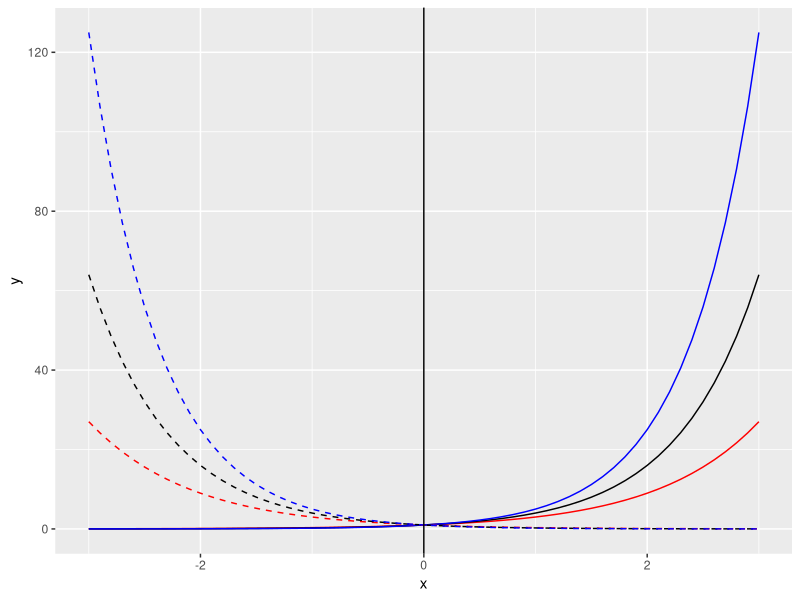
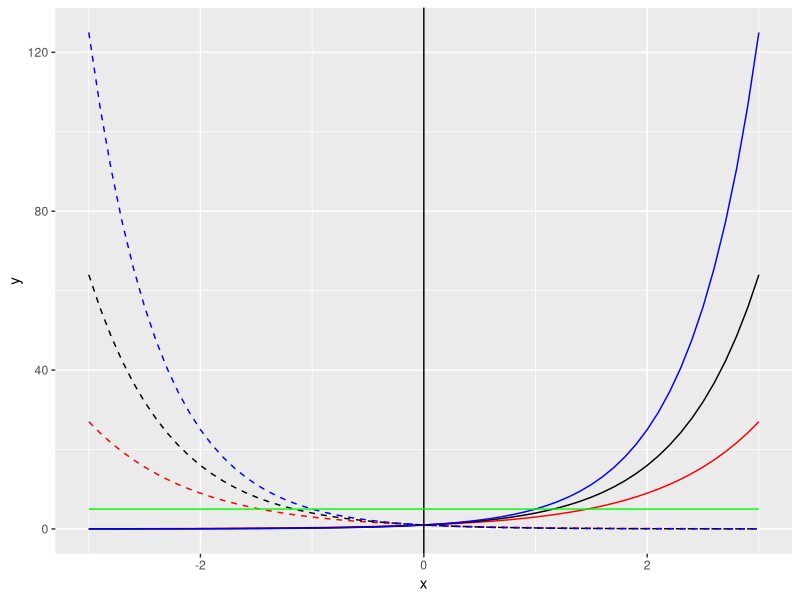
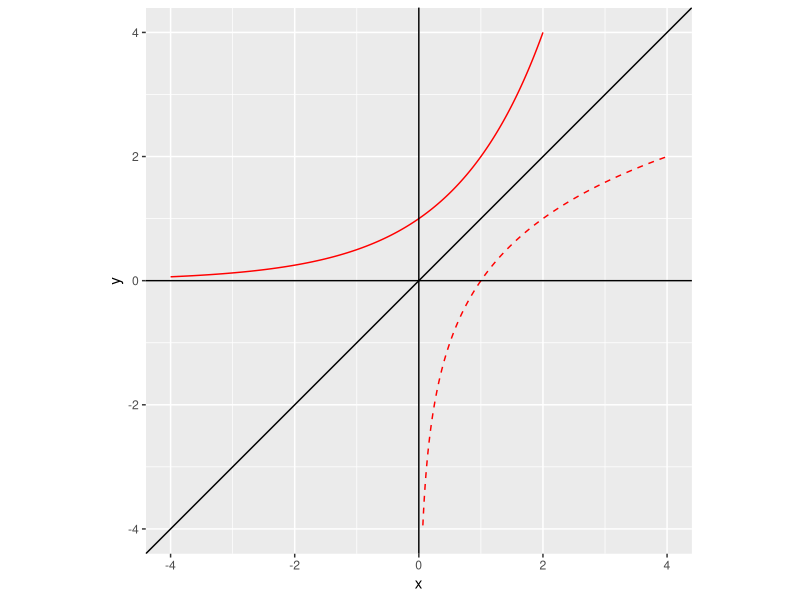

R code for these plots, in order:
## ---- chunk 1
knitr::opts_chunk$set(echo = TRUE, fig.align = 'center')
## ---- chunk 2
library(tidyverse)

exponential <- function(x, a, b){
  return(a * (b ** x))
}

data <- tibble(
  x = seq(-3, 3, 0.1),
  y1 = exponential(x, a = 1, b = 3),
  y2 = exponential(x, a = 1, b = 4),
  y3 = exponential(x, a = 1, b = 5),
  y4 = exponential(x, a = 1, b = 1/3),
  y5 = exponential(x, a = 1, b = 1/4),
  y6 = exponential(x, a = 1, b = 1/5)
)

exp_plot <- ggplot(data, aes(x = x)) +
  geom_line(aes(y = y1), col = "red") +
  geom_line(aes(y = y2), col = "black") +
  geom_line(aes(y = y3), col = "blue") +
  geom_line(aes(y = y4), col = "red", linetype = "dashed") +
  geom_line(aes(y = y5), col = "black", linetype = "dashed") +
  geom_line(aes(y = y6), col = "blue", linetype = "dashed") +
  geom_vline(xintercept = 0) +
  ylab("y") 

exp_plot
## ---- chunk 3
data <- data %>%
  mutate(y7 = exponential(x, a = 5, b = 1))

exp_plot +
  geom_line(data = data, aes(x = x, y = y7), col = "green")

## ---- chunk 4
3L**2L * 3L**3L == 3L*3L * 3L*3L*3L

# use brackets to separate exponent
3L*3L * 3L*3L*3L == 3L**(2L+3L)
## ---- chunk 5
# need to use brackets to separate numerator and denominator
5L**4L / 5L**2L == (5L*5L*5L*5L) / (5L*5L)
(5L*5L*5L*5L) / (5L*5L) == 5L**4L * 5L**-2L

# use brackets to separate exponent
5L**4L * 5L**-2L == 5L**(4L-2L)
## ---- chunk 6
# note we have to use brackets to do this
(2L**2L)**3L == (2L*2L) * (2L*2L) * (2L*2L)

# again, separate out exponent
(2L*2L) * (2L*2L) * (2L*2L) == 2L**(2L*3L)

# what goes wrong here?
2L**2L**3L

# the exponent on the right gets evaluated first
2L**2L**3L == 2L**8L
## ---- chunk 7
# log
log(x = 16, base = 2)
log(x = 243, base = 3)
## ---- chunk 8
log(x = 1296, base = 6)
log(x = 0.1, base = 10)
log(x = 322737.121092, base = 8)
## ---- chunk 9
# this should just be e**1, i.e. just e itself
exp(1)

# e**2.5
exp(2.5)

# and now natural logarithms, default in R is natural log, i.e. ln(), if we don't specify a base
log(12.18249)

# take exp() and then undo it with log(), all on one line
log(exp(4.5))
## ---- chunk 10
10**3
log(10**3, base = 10)
## ---- chunk 11
x <- 3**2
y <- 3**8

# left hand side
lhs <- log(x*y, base = 3)

# right hand side
rhs <- log(x, base = 3) + log(y, base = 3)

all.equal(lhs, rhs)
lhs
rhs
## ---- chunk 12
# remember, exp(9) is just e**9
x <- exp(9)
y <- exp(2)

# remember, calling log() without a 'base' argument just defaults to ln()
# left hand side ln(x/y)
lhs <- log(x/y)

# right hand side ln(x) - ln(y)
rhs <- log(x) - log(y)

all.equal(lhs, rhs)
lhs
rhs
## ---- chunk 13
x <- 10**4
a <- 3
x_cubed <- x**a

# left hand side
lhs <- log(x_cubed, base = 10)

# right hand side
rhs <- a * log(x, base = 10)

all.equal(lhs, rhs)
lhs
rhs
## ---- chunk 14
data <- tibble(
  x = seq(-4, 4, 0.005),
  y_exp = exponential(x, a = 1, b = 2),
  y_log = log(x, base = 2)
)

ggplot(data, aes(x = x)) +
  geom_line(aes(y = y_exp), col = "red") +
  geom_line(aes(y = y_log), col = "red", linetype = "dashed") +
  geom_abline(slope = 1, intercept = 0) +
  geom_vline(xintercept = 0) +
  geom_hline(yintercept = 0) +
  coord_fixed() +
  ylim(c(-4, 4)) +
  ylab("y")
## ---- chunk 15
x <- log(9.44)
x
# and let's check. This should get us back to where we started
exp(x)
## ---- chunk 16
# the base is 9, so 
x <- log(1245.8, base = 9)
x
# and let's check
9**x
## ---- chunk 17
x <- exp(5.8)
x

# and let's check
log(x)
## ---- chunk 18
# the base is 10, so
x <- 10**6
x
# check answer
log(x, base = 10)
